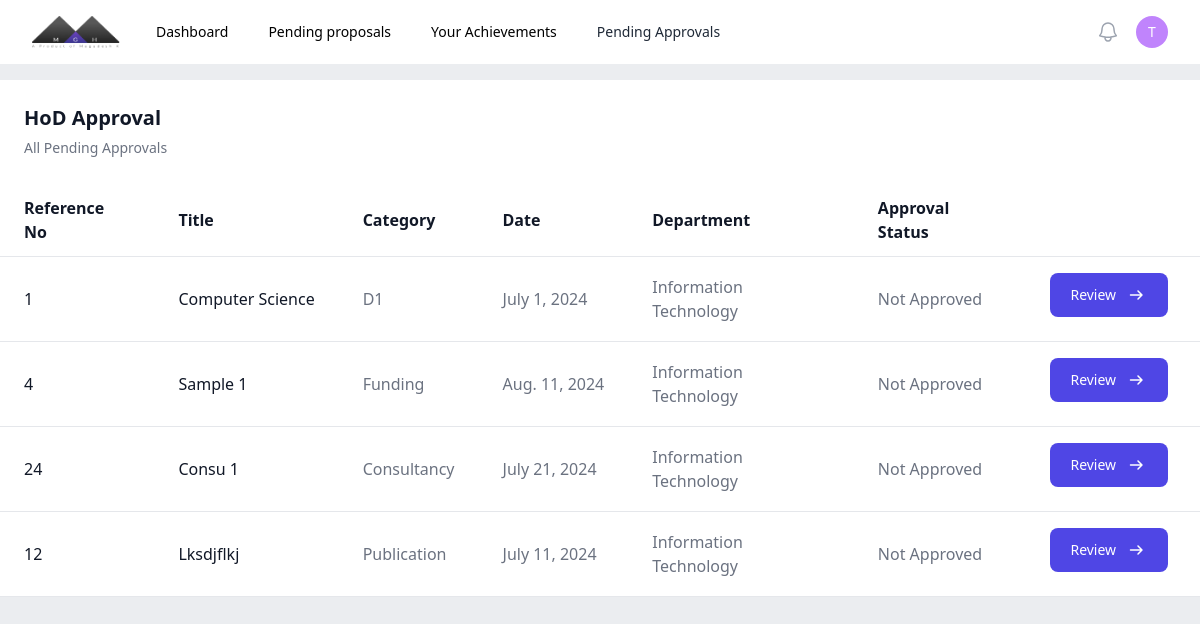
/pendingapprovals/ (signed in), run on the app's committed database.
### authentication/models.py (models this page shows, shortened)
class staff(AbstractUser):
    dept = models.ForeignKey(department, on_delete=models.CASCADE, null=True, blank=True)
    designation = models.CharField(max_length=20)
    phone = models.CharField(max_length=20)

class department(models.Model):
    name = models.CharField(max_length=50)
    hod = models.OneToOneField('staff', on_delete=models.SET_NULL, null=True, blank=True, related_name='hod')
    def __str__(self):
        return self.name

### controller/models.py (models this page shows, shortened)
class achievements(models.Model):
    statuses = [
        ('Not Approved', 'Not Approved'),
        ('HoD Approved', 'HoD Approved'),
        ('Controller Approved', 'Controller Approved')
    ]
    title = models.CharField(max_length=150)
    staff = models.ManyToManyField(staff)
    department = models.ForeignKey(department, on_delete=models.SET_NULL, null=True)
    achievementid = models.PositiveIntegerField()
    date = models.DateField()
    category = models.ForeignKey('rewardcategory', on_delete=models.SET_NULL, null=True)
    approvalstatus = models.CharField(max_length=50, choices=statuses, default='Not Approved')
    class Meta:
        verbose_name = "Achievement"
        verbose_name_plural = "All Acheivements"

class rewardcategory(models.Model):
    name = models.CharField(max_length=75)
    criterias = models.ManyToManyField(criteria)
    class Meta:
        verbose_name = 'Reward Category'
        verbose_name_plural = 'Reward Categories'

### controller/decorator.py (the view)
    def wrapper(request, *args, **kwargs):
        if request.user.groups.filter(Q(name='HoD') | Q(name='Controller')).exists():
            return view(request, *args, **kwargs)
        else:
            return HttpResponse("Your are restricted from viewing this page")

### controller/decorator.py (called while the page is built)
def is_moderator(view):
    def wrapper(request, *args, **kwargs):
        if request.user.groups.filter(Q(name='HoD') | Q(name='Controller')).exists():
            return view(request, *args, **kwargs)
        else:
            return HttpResponse("Your are restricted from viewing this page")
    return wrapper

### controller/views.py (called while the page is built)
@is_moderator
def pendingapprovals(request):
    if request.user.groups.filter(name='HoD').exists():
        objects = achievements.objects.filter(Q(approvalstatus='Not Approved'), Q(department=request.user.dept)).distinct()
    else:
        objects = achievements.objects.filter(approvalstatus='HoD Approved')
    return render(request, 'controller/pendingapprovals.html', {'objects':objects})

### controller/templates/controller/pendingapprovals.html (shortened to what this page needs)
{% load static tailwind_tags %}
<!DOCTYPE html>
<html lang="en">
<head>
    {% tailwind_css %}
</head>
<body class="bg-[#ebedf0]">
    {% include 'central/nav.html' %}
    <div class="bg-white mt-4 max-w-[100vw] overflow-hidden relative">
        <div class="p-6">
            <h3 class="text-xl font-semibold leading-7 text-gray-900">{{request.user.groups.first.name}} Approval</h3>
            <p class="mt-1 max-w-2xl text-sm leading-6 text-gray-500">All Pending Approvals</p>
        </div>
        <div class="overflow-x-scroll">
        <table class="max-w-full text-left min-h-full text-gray-500 bg-white dark:text-gray-400 rounded-md overflow-x-auto w-full">
            <thead class="border-b text-gray-900 dark:text-gray-400">
                <tr>
                    <th scope="col" class="px-6 py-3">
                        Reference No
                    </th>
                    <th scope="col" class="px-6 py-3">
                        Title
                    </th>
                    <th scope="col" class="px-6 py-3">
                        Category
                    </th>
                    <th scope="col" class="px-6 py-3">
                        Date
                    </th>
                    <th scope="col" class="px-6 py-3">
                        Department
                    </th>
                    <th scope="col" class="px-6 py-3">
                        Approval Status
                    </th>
                </tr>
            </thead>
            <tbody>
                {% for object in objects %}
                <tr class="border-b hover:bg-slate-100">
                    <td scope="row" class="hover:underline px-6 py-4 font-medium text-gray-900 whitespace-nowrap">
                        {{object.achievementid}}
                    </td>
                    <td scope="row" class="hover:underline px-6 py-4 font-medium text-gray-900 whitespace-nowrap">
                        <a href="{% url 'approvalapplication' category=object.category.name id=object.achievementid %}">
                        {{object.title|title}}
                        </a>
                    </td>
                    <td scope="row" class="px-6 py-4">
                        {{object.category.name | title}}
                    </td>
                    <td scope="row" class="hover:underline px-6 py-4 whitespace-nowrap">
                        {{object.date}}
                    </td>
                    <td class="px-6 py-4">
                        {{object.department}}
                    </td>
                    <td class="px-6 py-4">
                        {{object.approvalstatus}}
                    </td>
                    <td class="px-6 py-4">
                        <a href="{% url 'approvalapplication' category=object.category.name id=object.achievementid %}">
                            <button type="button" class=" flex gap-2 items-center justify-between text-white bg-[#4f46e5] hover:bg-[#645cff] focus:ring-4 focus:ring-blue-300 font-medium rounded-lg text-sm px-5 py-2.5 me-2 mb-2 dark:bg-blue-600 dark:hover:bg-blue-700 focus:outline-none dark:focus:ring-blue-800">
                                Review
                                <img src="{% static 'images/arrowright.svg' %}" class="min-w-[20px] min-h-[20px]">
                            </button>
                          </a>
                    </td>
                </tr>
                {% endfor %}
            </tbody>
            </table>
        </div>
    </div>
</body>
</html>

### central/templates/central/nav.html (shortened to what this page needs)
{% load static %}
<nav class="bg-white">
     <div class="mx-auto max-w-7xl px-2 sm:px-6 lg:px-8">
       <div class="relative flex h-16 items-center justify-between">
         <div class="flex flex-1 items-center justify-center sm:items-stretch sm:justify-start">
           <div class="flex flex-shrink-0 items-center">
             <img class="h-8 w-auto" src="{% static 'images/logo.png' %}" alt="Your Company">
           </div>
           <div class="hidden sm:ml-6 sm:block">
             <div class="flex space-x-4">
               <a href="/" class="rounded-md px-3 py-2 text-sm font-medium text-black hover:bg-gray-100" aria-current="page">Dashboard</a>
               <a href="/pendingproposals" class="rounded-md px-3 py-2 text-sm font-medium text-black hover:bg-gray-100 hover:text-black">Pending proposals</a>
               <a href="/achievements" class="rounded-md px-3 py-2 text-sm font-medium text-black hover:bg-gray-100 hover:text-black">Your Achievements</a>
               {% if request.user.groups.first.name == 'Controller' or request.user.groups.first.name == 'HoD'%}
               <a href="/pendingapprovals" class="block rounded-md px-3 py-2 text-sm font-medium text-gray-800 hover:bg-slate-100 hover:text-black">Pending Approvals</a>
               {% endif %}
             </div>
           </div>
         </div>
         <div class="absolute inset-y-0 right-0 flex items-center pr-2 sm:static sm:inset-auto sm:ml-6 sm:pr-0">
           <button type="button" class="relative rounded-full p-1 text-gray-400 hover:text-black focus:outline-none focus:ring-2 focus:ring-white focus:ring-offset-2 focus:ring-offset-gray-800">
             <span class="absolute -inset-1.5"></span>
           </button>
           <div class="relative ml-3">
             <div>
               <button type="button" class="min-w-8 min-h-8 flex items-center justify-center relative rounded-full text-sm border-none focus:outline-none" id="user-menu-button" aria-expanded="false" aria-haspopup="true">
                 <div class="">
                    <p class="text-white font-medium">{{request.user.username|make_list|first}}</p>
                 </div>
               </button>
             </div>
           </div>
         </div>
       </div>
     </div>
   </nav>

### data on the page
staff: user.username|make_list "T", user.groups.first.name "HoD"
achievements: achievementid "1", title "Computer Science", category.name "D1", date "July 1, 2024", department "Information Technology", approvalstatus "Not Approved"
achievements: achievementid "4", title "Sample 1", category.name "Funding", date "Aug. 11, 2024", department "Information Technology", approvalstatus "Not Approved"
achievements: achievementid "24", title "Consu 1", category.name "Consultancy", date "July 21, 2024", department "Information Technology", approvalstatus "Not Approved"
achievements: achievementid "12", title "Lksdjflkj", category.name "Publication", date "July 11, 2024", department "Information Technology", approvalstatus "Not Approved"
